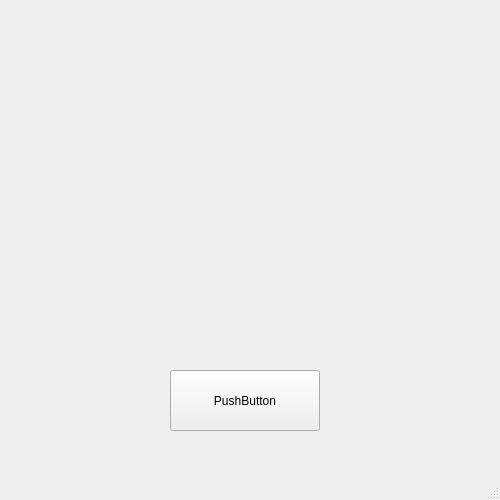
<?xml version="1.0" encoding="UTF-8"?>
<ui version="4.0">
 <class>MainWindow</class>
 <widget class="QMainWindow" name="MainWindow">
  <property name="geometry">
   <rect>
    <x>0</x>
    <y>0</y>
    <width>500</width>
    <height>500</height>
   </rect>
  </property>
  <property name="windowTitle">
   <string>Git и желтые окружности</string>
  </property>
  <widget class="QWidget" name="centralwidget">
   <widget class="QPushButton" name="pushButton">
    <property name="geometry">
     <rect>
      <x>170</x>
      <y>370</y>
      <width>150</width>
      <height>61</height>
     </rect>
    </property>
    <property name="text">
     <string>PushButton</string>
    </property>
   </widget>
  </widget>
  <widget class="QMenuBar" name="menubar">
   <property name="geometry">
    <rect>
     <x>0</x>
     <y>0</y>
     <width>500</width>
     <height>26</height>
    </rect>
   </property>
  </widget>
  <widget class="QStatusBar" name="statusbar"/>
 </widget>
 <resources/>
 <connections/>
</ui>
